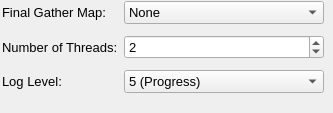
        <widget class="QWidget" name="mentalray">
         <widget class="QWidget" name="layoutWidget_3">
          <property name="geometry">
           <rect>
            <x>2</x>
            <y>-4</y>
            <width>322</width>
            <height>104</height>
           </rect>
          </property>
          <layout class="QGridLayout">
           <item row="0" column="0">
            <widget class="QLabel" name="label_35">
             <property name="sizePolicy">
              <sizepolicy hsizetype="Fixed" vsizetype="Fixed">
               <horstretch>0</horstretch>
               <verstretch>0</verstretch>
              </sizepolicy>
             </property>
             <property name="font">
              <font>
               <pointsize>10</pointsize>
               <weight>50</weight>
               <bold>false</bold>
              </font>
             </property>
             <property name="text">
              <string>Final Gather Map:</string>
             </property>
            </widget>
           </item>
           <item row="0" column="1">
            <widget class="QComboBox" name="mayaFgMap">
             <property name="font">
              <font>
               <pointsize>10</pointsize>
               <weight>50</weight>
               <bold>false</bold>
              </font>
             </property>
             <property name="maxVisibleItems">
              <number>999999</number>
             </property>
             <property name="insertPolicy">
              <enum>QComboBox::InsertAtTop</enum>
             </property>
             <property name="sizeAdjustPolicy">
              <enum>QComboBox::AdjustToContents</enum>
             </property>
             <item>
              <property name="text">
               <string>None</string>
              </property>
             </item>
            </widget>
           </item>
           <item row="1" column="0">
            <widget class="QLabel" name="label_36">
             <property name="font">
              <font>
               <pointsize>10</pointsize>
               <weight>50</weight>
               <bold>false</bold>
              </font>
             </property>
             <property name="text">
              <string>Number of Threads:</string>
             </property>
            </widget>
           </item>
           <item row="1" column="1">
            <widget class="QSpinBox" name="myaMRThreadCount">
             <property name="font">
              <font>
               <pointsize>10</pointsize>
               <weight>50</weight>
               <bold>false</bold>
              </font>
             </property>
             <property name="statusTip">
              <string>Number of threads to use for render</string>
             </property>
             <property name="minimum">
              <number>1</number>
             </property>
             <property name="maximum">
              <number>32</number>
             </property>
             <property name="value">
              <number>2</number>
             </property>
            </widget>
           </item>
           <item row="2" column="0">
            <widget class="QLabel" name="label_37">
             <property name="font">
              <font>
               <pointsize>10</pointsize>
               <weight>50</weight>
               <bold>false</bold>
              </font>
             </property>
             <property name="text">
              <string>Log Level:</string>
             </property>
            </widget>
           </item>
           <item row="2" column="1">
            <widget class="QComboBox" name="myaMRLogLevel">
             <property name="font">
              <font>
               <pointsize>10</pointsize>
               <weight>50</weight>
               <bold>false</bold>
              </font>
             </property>
             <property name="statusTip">
              <string>Log level of render output</string>
             </property>
             <property name="currentIndex">
              <number>5</number>
             </property>
             <item>
              <property name="text">
               <string>0 (Off)</string>
              </property>
             </item>
             <item>
              <property name="text">
               <string>1 (Fatal Errors Only)</string>
              </property>
             </item>
             <item>
              <property name="text">
               <string>2 (All Errors)</string>
              </property>
             </item>
             <item>
              <property name="text">
               <string>3 (Warnings)</string>
              </property>
             </item>
             <item>
              <property name="text">
               <string>4 (Information)</string>
              </property>
             </item>
             <item>
              <property name="text">
               <string>5 (Progress)</string>
              </property>
             </item>
             <item>
              <property name="text">
               <string>6 (Detailed Debugging)</string>
              </property>
             </item>
            </widget>
           </item>
          </layout>
         </widget>
        </widget>
